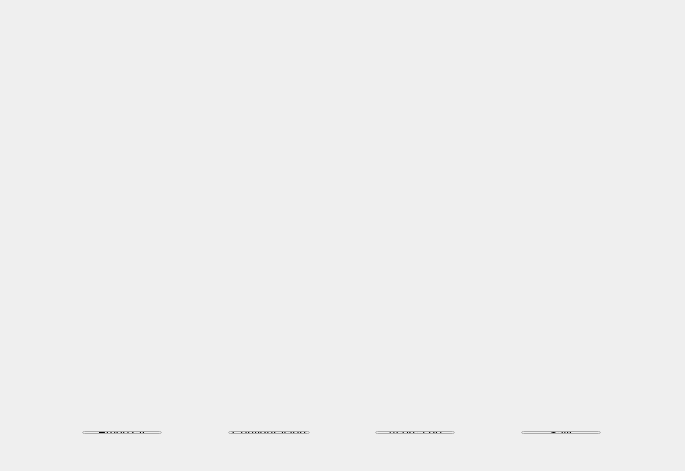
<?xml version="1.0" encoding="UTF-8"?>
<ui version="4.0">
 <class>ventanaIntro</class>
 <widget class="QWidget" name="ventanaIntro">
  <property name="windowModality">
   <enum>Qt::NonModal</enum>
  </property>
  <property name="geometry">
   <rect>
    <x>0</x>
    <y>0</y>
    <width>685</width>
    <height>471</height>
   </rect>
  </property>
  <property name="windowTitle">
   <string>Theremin</string>
  </property>
  <property name="windowIcon">
   <iconset resource="theremin.qrc">
    <normaloff>:/pic/Resources/iconos/Theremin.png</normaloff>:/pic/Resources/iconos/Theremin.png</iconset>
  </property>
  <property name="autoFillBackground">
   <bool>false</bool>
  </property>
  <widget class="QWidget" name="layoutWidget">
   <property name="geometry">
    <rect>
     <x>11</x>
     <y>420</y>
     <width>661</width>
     <height>25</height>
    </rect>
   </property>
   <layout class="QHBoxLayout" name="horizontalLayout">
    <item>
     <spacer name="horizontalSpacer_3">
      <property name="orientation">
       <enum>Qt::Horizontal</enum>
      </property>
      <property name="sizeHint" stdset="0">
       <size>
        <width>40</width>
        <height>20</height>
       </size>
      </property>
     </spacer>
    </item>
    <item>
     <widget class="QPushButton" name="startButton">
      <property name="text">
       <string>Empezar</string>
      </property>
     </widget>
    </item>
    <item>
     <spacer name="horizontalSpacer">
      <property name="orientation">
       <enum>Qt::Horizontal</enum>
      </property>
      <property name="sizeHint" stdset="0">
       <size>
        <width>40</width>
        <height>20</height>
       </size>
      </property>
     </spacer>
    </item>
    <item>
     <widget class="QPushButton" name="confButton">
      <property name="text">
       <string>Configuración</string>
      </property>
     </widget>
    </item>
    <item>
     <spacer name="horizontalSpacer_2">
      <property name="orientation">
       <enum>Qt::Horizontal</enum>
      </property>
      <property name="sizeHint" stdset="0">
       <size>
        <width>40</width>
        <height>20</height>
       </size>
      </property>
     </spacer>
    </item>
    <item>
     <widget class="QPushButton" name="aboutButton">
      <property name="text">
       <string>Acerca de</string>
      </property>
     </widget>
    </item>
    <item>
     <spacer name="horizontalSpacer_4">
      <property name="orientation">
       <enum>Qt::Horizontal</enum>
      </property>
      <property name="sizeHint" stdset="0">
       <size>
        <width>40</width>
        <height>20</height>
       </size>
      </property>
     </spacer>
    </item>
    <item>
     <widget class="QPushButton" name="exitButton">
      <property name="text">
       <string>Salir</string>
      </property>
     </widget>
    </item>
    <item>
     <spacer name="horizontalSpacer_5">
      <property name="orientation">
       <enum>Qt::Horizontal</enum>
      </property>
      <property name="sizeHint" stdset="0">
       <size>
        <width>40</width>
        <height>20</height>
       </size>
      </property>
     </spacer>
    </item>
   </layout>
  </widget>
  <widget class="QLabel" name="label">
   <property name="geometry">
    <rect>
     <x>0</x>
     <y>0</y>
     <width>691</width>
     <height>411</height>
    </rect>
   </property>
   <property name="text">
    <string/>
   </property>
   <property name="pixmap">
    <pixmap resource="theremin.qrc">:/pic/Resources/introduccion.png</pixmap>
   </property>
   <property name="scaledContents">
    <bool>true</bool>
   </property>
  </widget>
 </widget>
 <layoutdefault spacing="6" margin="11"/>
 <resources>
  <include location="theremin.qrc"/>
 </resources>
 <connections>
  <connection>
   <sender>exitButton</sender>
   <signal>clicked()</signal>
   <receiver>ventanaIntro</receiver>
   <slot>close()</slot>
   <hints>
    <hint type="sourcelabel">
     <x>566</x>
     <y>432</y>
    </hint>
    <hint type="destinationlabel">
     <x>496</x>
     <y>419</y>
    </hint>
   </hints>
  </connection>
 </connections>
</ui>
